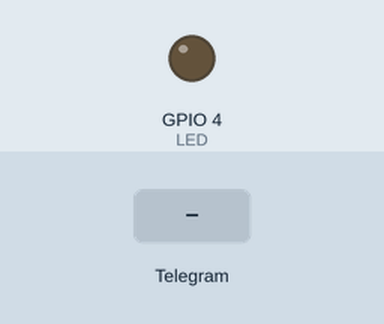
The sketch below on a simulated ESP32. Parts: output pins drawn as LEDs (lit = HIGH). Inputs (shaded band) come from the test bench. WiFi joins after 1.5 s; servers stay silent unless stated; what the sketch prints to the serial monitor is not drawn.

Above: at 3.2 s.
3.3 s: Telegram message "/ledon" received
At 4.2 s:
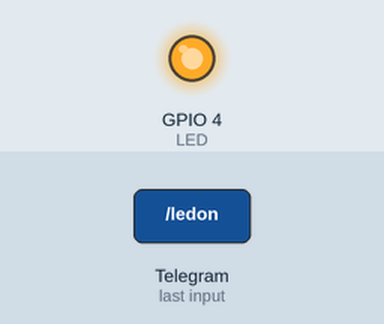
5.1 s: Telegram message "/ledoff" received
At 6.9 s:
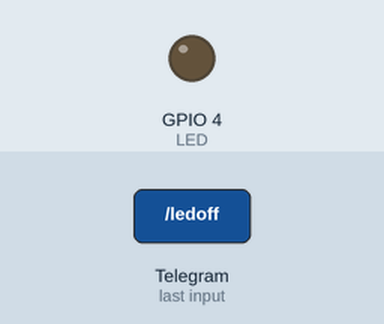
Timing chart, 0 to 8.4 s (numbered marks = the images above; inputs shaded):
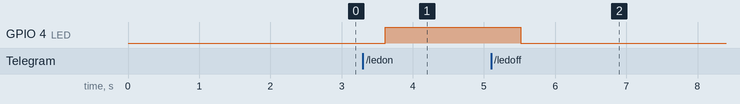

Measured:
- after the input at 3.3 s, GPIO 4 (LED): LOW → HIGH after 0.32 s
- after the input at 5.1 s, GPIO 4 (LED): HIGH → LOW after 0.42 s

The sketch:

SimpleMessage.ino
```cpp
#include <WiFi.h> // библиотека для Wi-Fi
#include <WiFiClientSecure.h>
#include <UniversalTelegramBot.h> // библиотека Телеграм
#define WIFI_SSID "XXXXXX" // логин Wi-Fi
#define WIFI_PASSWORD "XXXXXXXXX" // пароль Wi-Fi
#define BOT_TOKEN "917994990:AXXXXXXXXXXXXXXXXXXXXXXoDvr-RPiM4PUc" // токен
const unsigned long BOT_MTBS = 1000; // время обновления
WiFiClientSecure secured_client; // клиент SSL (TLS)
UniversalTelegramBot bot(BOT_TOKEN, secured_client); // экземпляр бота
unsigned long bot_lasttime; // счетчик времени

#define LED 4 // 18

void setup()
{
  Serial.begin(115200);
  pinMode(LED, OUTPUT);
  delay(512);
  Serial.println();
  Serial.print("Connecting to Wifi SSID ");
  Serial.print(WIFI_SSID);
  WiFi.begin(WIFI_SSID, WIFI_PASSWORD); // подключение
  secured_client.setCACert(TELEGRAM_CERTIFICATE_ROOT); // сертификат
  while (WiFi.status() != WL_CONNECTED) // проверка подключения
  {
    Serial.print(".");
    delay(500);
  }
  Serial.print("\nWiFi connected. IP address: ");
  Serial.println(WiFi.localIP());
}

void loop()
{
  if (millis() - bot_lasttime > BOT_MTBS) // периодическая проверка
  {
    // постановка нового сообщения в очередь обработки
    int numNewMessages = bot.getUpdates(bot.last_message_received + 1);
    // если сообщение пришло
    while (numNewMessages)
    {
      Serial.println("got response");
      handleNewMessages(numNewMessages);
      numNewMessages = bot.getUpdates(bot.last_message_received + 1);
    }
    // отслеживание периодичности опроса
    bot_lasttime = millis();
  }
}

// функция обработки нового сообщения
void handleNewMessages(int numNewMessages)
{
  Serial.print("handleNewMessages ");
  Serial.println(numNewMessages);
  // обработка сообщений
  for (int i = 0; i < numNewMessages; i++)
  {
    String chat_id = bot.messages[i].chat_id; // ID чата
    String text = bot.messages[i].text; // текст сообщения
    text.toLowerCase(); // преобразовать текст в нижний регистр
    String from_name = bot.messages[i].from_name; // имя пользователя
    if (from_name == "")
      from_name = "Guest";
    // обработка команд
    if (text == "/ledon")
    {
      digitalWrite(LED, HIGH);
      bot.sendMessage(chat_id, "Светодиод включен", "");
    }
    if (text == "/ledoff")
    {
      digitalWrite(LED, LOW);
      bot.sendMessage(chat_id, "Светодиод выключен", "");
    }
    if (text == "/hall")
    {
      float val = hallRead();
      bot.sendMessage(chat_id, String(val, 1), "");
    }
    if (text == "/start")
    {
      bot.sendMessage(chat_id, "Привет, " + from_name + "!", "");
      bot.sendMessage(chat_id, "Я контроллер Йотик 32. Я принимаю следующие команды:", "");
      String sms = "/ledon или /ledoff - включить/выключить светодиод\n";
      sms += "/hall - считать значение с датчика Холла\n";
      bot.sendMessage(chat_id, sms, "");
    }
  }
}
```
